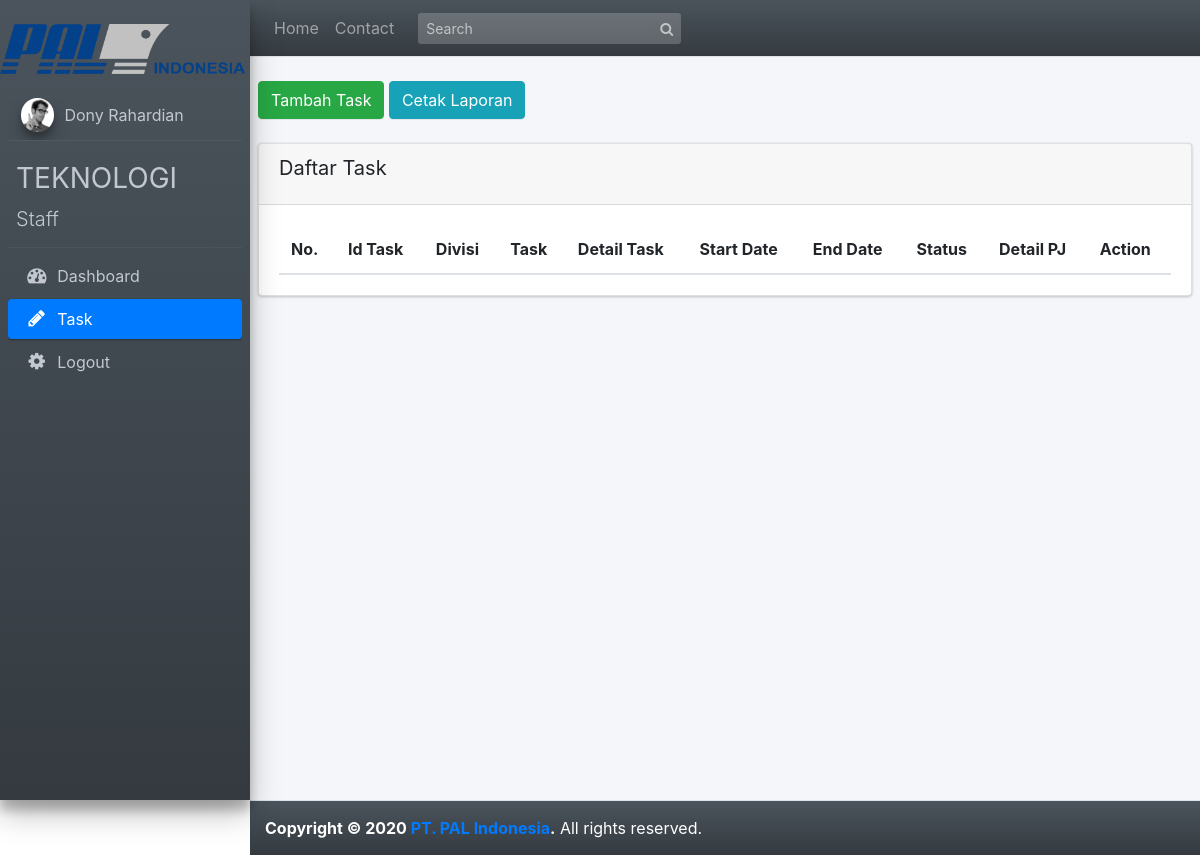
Page /pages/user_1/dashboard_1.php?task (signed in) on the earlier database version.
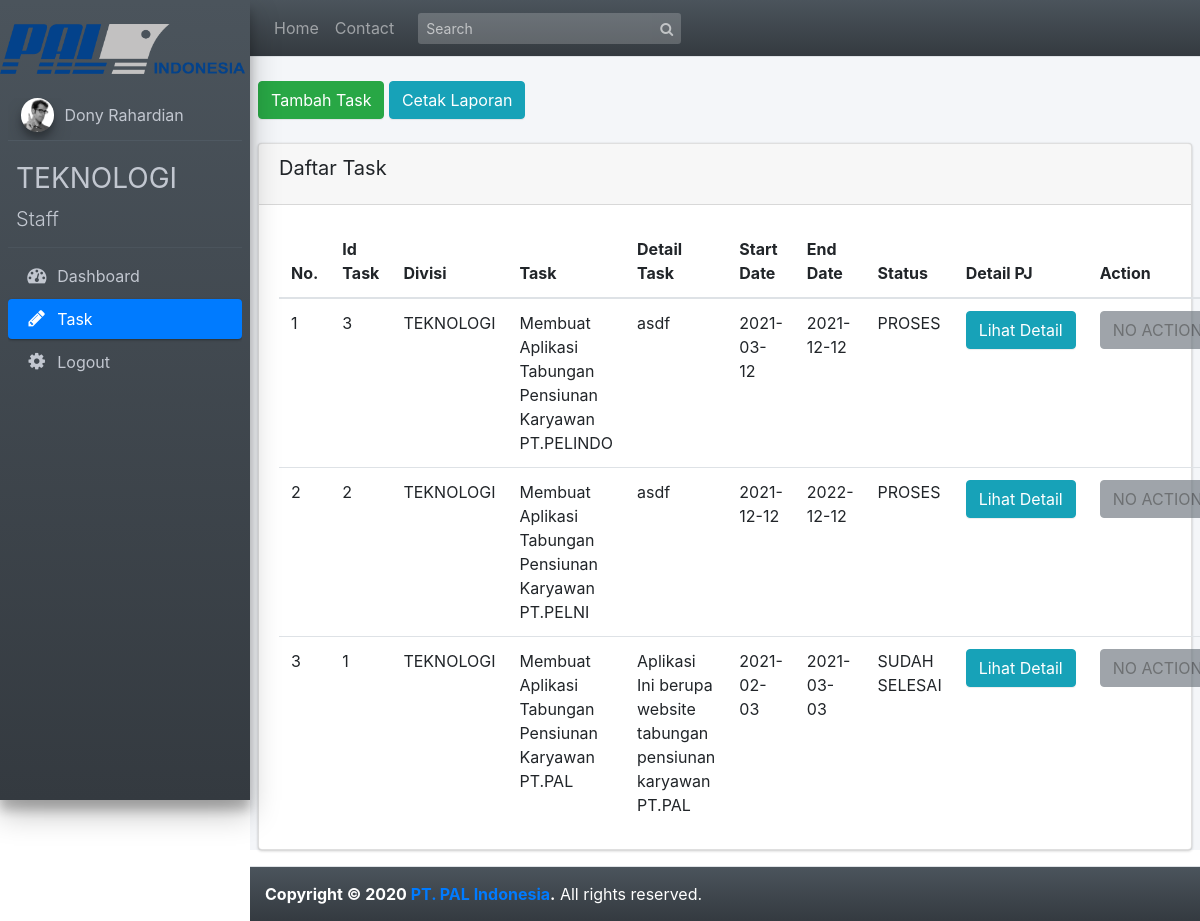
Same page on the later database version.
### tables this page shows
CREATE TABLE `tabel_task` (
  `id_task` int(11) NOT NULL,
  `divisi` varchar(255) NOT NULL,
  `task` varchar(255) NOT NULL,
  `detail_task` varchar(255) NOT NULL,
  `start_date` date NOT NULL,
  `end_date` date NOT NULL,
  `status` int(1) NOT NULL
);

### pages/user_1/daftar_task.php (the view, shortened to what this page needs)
<?php
  $no=1;
  $connect = mysqli_connect("localhost", "root", "", "magang_pal");
  $query = "SELECT * FROM tabel_task WHERE divisi='$_SESSION[divisi]' ORDER BY id_task DESC";
  $result = mysqli_query($connect, $query);
?>
<br>
<head>
  <link rel="stylesheet" href="https://maxcdn.bootstrapcdn.com/font-awesome/4.4.0/css/font-awesome.min.css">
  <link rel="stylesheet" href="https://code.ionicframework.com/ionicons/2.0.1/css/ionicons.min.css">
  <link rel="stylesheet" href="../../plugins/datatables/dataTables.bootstrap4.min.css">
  <link rel="stylesheet" href="../../dist/css/adminlte.min.css">
  <link rel="stylesheet" href="https://cdnjs.cloudflare.com/ajax/libs/twitter-bootstrap/4.5.2/css/bootstrap.css">
  <link rel="stylesheet" href="https://cdn.datatables.net/1.10.23/css/dataTables.bootstrap4.min.css">
</head>
<body>
  <button type="button" name="addtask" id="addtask" data-toggle="modal" data-target="#create_task_modal"
    class="btn btn-success">Tambah Task</button>
  <a class="btn btn-info btn-xs" href="dashboard_1.php?laporan" target="_blank">Cetak Laporan</a>
  <br><br>
  <div class="card">
    <div class="card-header">
      <h3 class="card-title">Daftar Task</h3>
    </div>
    <div class="card-body">
      <table id="tabel_task" class="table table-stripped table-hover" style="width:100%">
        <thead>
          <tr>
            <th>No.</th>
            <th >Id Task</th>
            <th>Divisi</th>
            <th>Task</th>
            <th>Detail Task</th>
            <th >Start Date</th>
            <th >End Date</th>
            <th>Status</th>
            <th>Detail PJ</th>
            <th>Action</th>
          </tr>
        </thead>
        <tbody>
        <?php
                  while($row = mysqli_fetch_array($result))
                  {
          ?>
          <tr>
            <td><?php echo $no ?></td>
            <td><?php echo $row['id_task'] ?></td>
            <td><?php echo $row['divisi'] ?></td>
            <td><?php echo $row['task'] ?></td>
            <td><?php echo $row['detail_task'] ?></td>
            <td><?php echo $row['start_date'] ?></td>
            <td><?php echo $row['end_date']?></td>
            <td>
              <?php if($row['status']=='0')
                      { ?>
              <a>PROSES</a>
            <?php } else if ($row['status']=='1'){ ?>
            <a>SUDAH SELESAI</a>
              <?php } else { ?>
              <a>TIDAK SELESAI</a>
                <?php }  ?>
                </td>
                <td><input type="button" name="view" value="Lihat Detail" id="<?php echo $row["id_task"]; ?>"
                    class="btn btn-info btn-xs view_data" /></td>
                <td>
                  <?php
                    $jml_1 = mysqli_fetch_array(mysqli_query($connect, "SELECT COUNT(id_plan) FROM tabel_plan WHERE status='1' AND id_task = '".$row['id_task']."'"))[0];
                    $jml_semua = mysqli_fetch_array(mysqli_query($connect, "SELECT COUNT(id_plan) FROM tabel_plan WHERE id_task = '".$row['id_task']."'"))[0];
                    mysqli_query($connect, "SELECT * FROM tabel_plan WHERE id_task = '".$row['id_task']."'")
                  ?>
                  <?php
                    $sekarang = date('Y-m-d');
                    if($row['status'] > 0 ){?>
                  <a class="btn btn-secondary btn-xs disabled">NO ACTION</a>
                <?php } else {
                     if($sekarang < $row['end_date'] && $jml_1 == $jml_semua && $jml_semua > 1){?>
                <a href='update_status_sudah_selesai.php?id=<?php echo $row[id_task] ?>'
                  class="btn btn-primary btn-xs">Sudah Selesai</a>
                  <?php }else if($sekarang > $row['end_date']){ ?>
                  <a href='update_status_tidak_selesai.php?id=<?php echo $row[id_task] ?>'
                    class="btn btn-danger btn-xs">Tidak Selesai</a>
                    <?php }else{ ?>
                    <a class="btn btn-secondary btn-xs disabled">NO ACTION</a>
                      <?php }
                    }?>
                      </td>
                      <?php $no++;
                  }
          ?>
          </tr>
        </tbody>
      </table>
  </div>
  </div>
</body>
</div>
</div>

Differences in the rows shown:
added tabel_task: id_task "3", divisi "TEKNOLOGI", task "Membuat Aplikasi Tabungan Pensiunan Karyawan PT.PELINDO", detail_task "asdf", start_date "2021-03-12", end_date "2021-12-12", status "PROSES"
added tabel_task: id_task "2", divisi "TEKNOLOGI", task "Membuat Aplikasi Tabungan Pensiunan Karyawan PT.PELNI", detail_task "asdf", start_date "2021-12-12", end_date "2022-12-12", status "PROSES"
added tabel_task: id_task "1", divisi "TEKNOLOGI", task "Membuat Aplikasi Tabungan Pensiunan Karyawan PT.PAL", detail_task "Aplikasi Ini berupa website tabungan pensiunan karyawan PT.PAL", start_date "2021-02-03", end_date "2021-03-03", status "SUDAH SELESAI"
